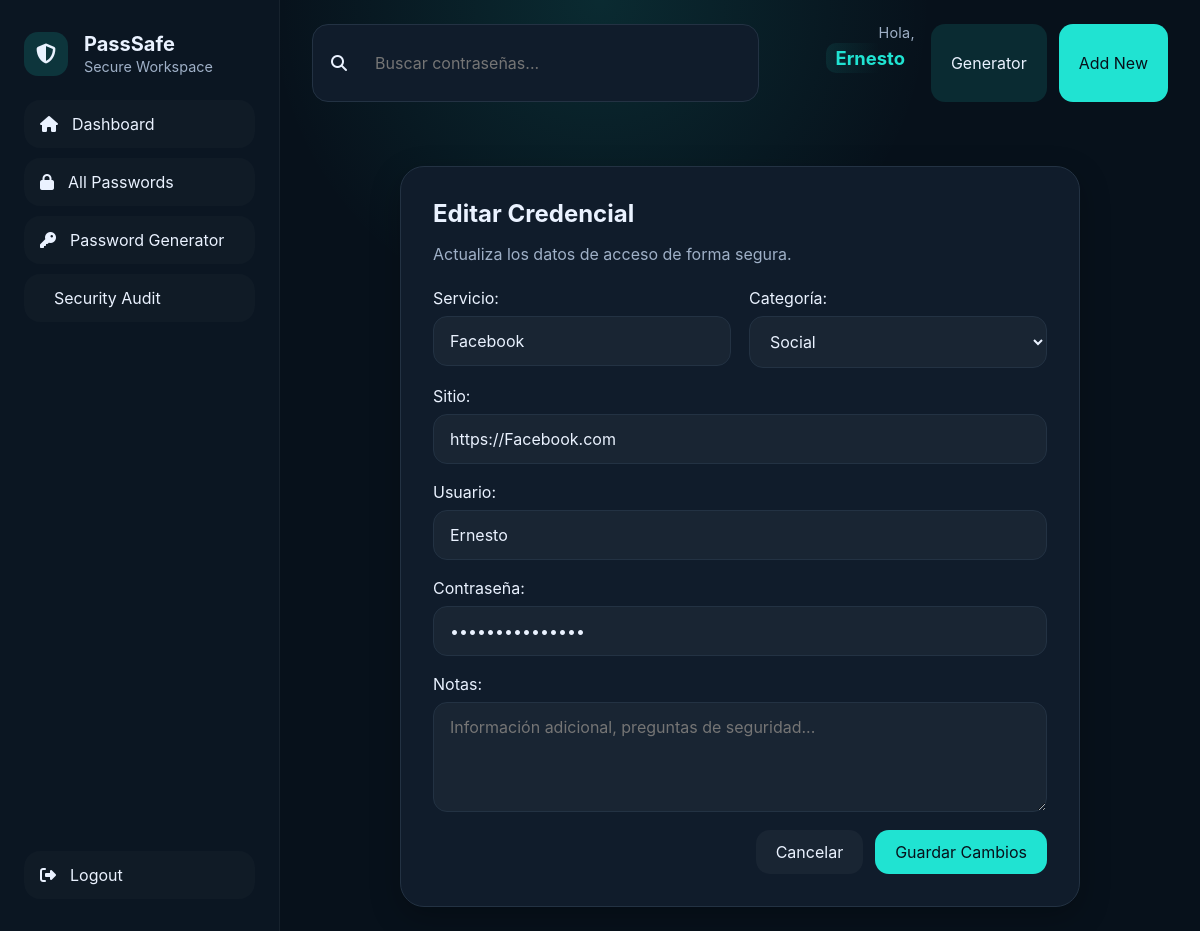
The app's page /vault/edit/12/ (signed in) with its own data.
### apps/accounts/models.py (models this page shows, shortened)
class PassSafeUser(AbstractUser):
    email = models.EmailField(unique=True)
    master_password_hint = models.CharField(
        max_length=255,
        blank=True,
        help_text='Hint for the master password',
    )

### apps/vault/models.py (models this page shows, shortened)
class Credential(models.Model):
    owner = models.ForeignKey(settings.AUTH_USER_MODEL, on_delete=models.CASCADE, related_name='credentials')
    service_name = models.CharField(max_length=120)
    category = models.CharField(max_length=32, choices=Category.choices, default=Category.OTHER)
    url = models.URLField(blank=True)
    username = models.CharField(max_length=150)
    password = models.CharField(max_length=255)
    notes = models.TextField(blank=True)
    favorite = models.BooleanField(default=False)
    created_at = models.DateTimeField(auto_now_add=True)
    updated_at = models.DateTimeField(auto_now=True)
    class Meta:
        ordering = ['-updated_at']

### apps/vault/views.py (the view)
# urls.py: path('edit/<int:pk>/', views.credential_edit_view, name='edit_credential'),
@login_required
def credential_edit_view(request, pk):
    credential = get_object_or_404(Credential, pk=pk, owner=request.user)
    if request.method == 'POST':
        form = CredentialForm(request.POST, instance=credential)
        if form.is_valid():
            form.save()
            messages.success(request, 'Credencial actualizada.')
            return redirect('vault:dashboard')
        messages.error(request, 'Por favor corrige los errores del formulario.')
    else:
        form = CredentialForm(instance=credential)
    return render(request, 'vault/credential_form.html', {
        'form': form,
        'credential': credential,
        'page_title': 'Editar Credencial',
        'subtitle': 'Actualiza los datos de acceso de forma segura.',
        'submit_label': 'Guardar Cambios',
    })

### apps/vault/templates/vault/credential_form.html (shortened to what this page needs)
{% extends 'base.html' %}
{% block content %}
<div class="modal-page">
  <div class="modal-card">
    <h1>{{ page_title }}</h1>
    <p class="subtitle">{{ subtitle }}</p>
    <form method="post" novalidate>
      <div class="form-grid">
        <div class="field">
          {{ form.service_name.label_tag }}
          {{ form.service_name }}
        </div>
        <div class="field">
          {{ form.category.label_tag }}
          {{ form.category }}
        </div>
      </div>
      <div class="field">
        {{ form.url.label_tag }}
        {{ form.url }}
      </div>
      <div class="field">
        {{ form.username.label_tag }}
        {{ form.username }}
      </div>
      <div class="field">
        {{ form.password.label_tag }}
        {{ form.password }}
      </div>
      <div class="field">
        {{ form.notes.label_tag }}
        {{ form.notes }}
      </div>
      <div class="action-row">
        <a href="{% url 'vault:dashboard' %}" class="button ghost">Cancelar</a>
        <button class="button primary" type="submit">{{ submit_label }}</button>
      </div>
    </form>
  </div>
</div>
{% endblock %}

### templates/base.html (shortened to what this page needs)
<!DOCTYPE html>
<html lang="es">
{% load static %}
<head>
  <link rel="stylesheet" href="https://cdnjs.cloudflare.com/ajax/libs/font-awesome/6.4.0/css/all.min.css" />
  <link rel="stylesheet" href="{% static 'css/base.css' %}">
</head>
<body>
  <div class="app-shell">
    {% if user.is_authenticated %}
    <aside class="sidebar">
      <div class="brand">
        <div class="brand-icon"><i class="fa-solid fa-shield-halved"></i></div>
        <div>
          <h1>PassSafe</h1>
          <span>Secure Workspace</span>
        </div>
      </div>
      <nav class="menu">
        <a href="{% url 'vault:dashboard' %}" class="menu-item"><i class="fa-solid fa-house"></i> Dashboard</a>
        <a href="{% url 'vault:dashboard' %}" class="menu-item"><i class="fa-solid fa-lock"></i> All Passwords</a>
        <a href="{% url 'generator:generate' %}" class="menu-item"><i class="fa-solid fa-key"></i> Password Generator</a>
        <a href="{% url 'audit:dashboard' %}" class="menu-item"> Security Audit</a>
      </nav>
      <div class="sidebar-footer">
        <a href="{% url 'accounts:logout' %}" class="menu-item"><i class="fa-solid fa-right-from-bracket"></i> Logout</a>
      </div>
    </aside>
    {% endif %}
    <main class="main-content">
      {% if user.is_authenticated %}
      <header class="topbar">
        <form class="search-bar" action="{% url 'vault:dashboard' %}" method="get">
          <i class="fa-solid fa-magnifying-glass"></i>
          <input type="search" name="q" placeholder="Buscar contraseñas..." value="{{ request.GET.q|default_if_none:'' }}">
        </form>
        <div class="user-welcome">
          <div class="user-greeting">Hola,</div>
          <div class="user-name">{{ request.user.username }}</div>
        </div>
        <div class="top-actions">
          <a href="{% url 'generator:generate' %}" class="button secondary">Generator</a>
          <a href="{% url 'vault:add_credential' %}" class="button primary">Add New</a>
        </div>
      </header>
      {% endif %}
      <section class="page-content">
        {% block content %}{% endblock %}
      </section>
    </main>
  </div>
</body>
</html>

### passsafe/static/css/base.css (style rules this page uses)
:root { --bg-primary: #07111B; --bg-secondary: #0B1622; --bg-card: #101C2B; --border-color: #233243; --text-primary: #EAF2FF; --text-secondary: #9FB0C7; --accent: #20E3D2; --accent-hover: #12CABB; --danger: #FF6B81; --warning: #FFB84D; --success: #2EE6A6; }
* { box-sizing: border-box; }
body { margin: 0; font-family: 'Inter', sans-serif; background: radial-gradient(circle at top, rgba(32,227,210,.12), transparent 30%), var(--bg-primary); color: var(--text-primary); min-height: 100vh; }
a { color: inherit; text-decoration: none; }
button, input, select, textarea { font: inherit; }
button { cursor: pointer; }
.app-shell { display: flex; min-height: 100vh; }
.sidebar { width: 280px; background: var(--bg-secondary); border-right: 1px solid rgba(255,255,255,.05); padding: 32px 24px; display: flex; flex-direction: column; gap: 24px; }
.brand { display: flex; align-items: center; gap: 16px; }
.brand-icon { width: 44px; height: 44px; background: rgba(32,227,210,.15); border-radius: 14px; display: grid; place-items: center; font-size: 20px; }
.brand h1 { margin: 0; font-size: 1.25rem; }
.brand span { color: var(--text-secondary); font-size: .9rem; }
.menu { display: flex; flex-direction: column; gap: 10px; }
.menu-item { display: flex; align-items: center; gap: 14px; padding: 14px 16px; border-radius: 16px; color: var(--text-primary); background: rgba(255,255,255,.02); transition: background .2s ease; }
.sidebar-footer { margin-top: auto; }
.main-content { flex: 1; padding: 24px 32px; }
.topbar { display: flex; justify-content: space-between; gap: 16px; margin-bottom: 24px; }
.user-welcome { display: flex; flex-direction: column; align-items: flex-end; gap: 2px; min-width: 140px; }
.user-welcome .user-greeting { font-size: 0.9rem; color: var(--text-secondary); letter-spacing: 0.02em; }
.user-welcome .user-name { font-family: 'Inter', 'Poppins', system-ui, -apple-system, "Segoe UI", Roboto, "Helvetica Neue", Arial; font-size: 1.15rem; line-height: 1; font-weight: 700; color: var(--text-primary); background: linear-gradient(90deg, rgba(32,227,210,0.09), transparent 60%); padding: 6px 10px; border-radius: 10px; color: var(--accent); }
.user-welcome .user-name::first-letter { text-transform: uppercase; }
.search-bar { display: flex; align-items: center; gap: 12px; background: var(--bg-card); border: 1px solid var(--border-color); border-radius: 16px; padding: 14px 18px; flex: 1; }
.search-bar input { width: 100%; background: transparent; border: none; color: var(--text-primary); outline: none; }
.top-actions { display: flex; gap: 12px; }
.button { border: none; padding: 14px 20px; border-radius: 14px; transition: transform .2s ease, background .2s ease; display: inline-flex; align-items: center; justify-content: center; gap: 8px; line-height: 1; vertical-align: middle; }
.button.primary { background: var(--accent); color: #07111B; }
.button.secondary { background: rgba(32,227,210,.12); color: var(--text-primary); }
.button.tertiary, .button.ghost { background: rgba(255,255,255,.04); color: var(--text-primary); }
.page-content { min-height: calc(100vh - 130px); }
.auth-page, .modal-page, .generator-page, .audit-page { display: flex; justify-content: center; padding-top: 40px; }
.auth-card, .modal-card, .generator-card, .audit-card { width: 100%; max-width: 680px; background: var(--bg-card); border: 1px solid var(--border-color); box-shadow: 0 10px 30px rgba(0,0,0,.25); border-radius: 24px; padding: 32px; }
.auth-card h1, .modal-card h1, .generator-card h1, .audit-card h1 { margin: 0 0 12px; }
.subtitle { color: var(--text-secondary); margin-bottom: 24px; }
.field { display: flex; flex-direction: column; gap: 8px; margin-bottom: 18px; }
input, select, textarea { border: 1px solid var(--border-color); background: rgba(255,255,255,.04); color: var(--text-primary); border-radius: 14px; padding: 14px 16px; outline: none; }
textarea { resize: vertical; }
.form-grid { display: grid; grid-template-columns: repeat(2, minmax(0, 1fr)); gap: 18px; }
.action-row { display: flex; justify-content: flex-end; gap: 12px; margin-top: 16px; }

### records on screen
PassSafeUser: user.username "Ernesto"
Credential: service_name "Facebook", category "Social", url "https://Facebook.com", username "Ernesto"

### other values on screen
{{ page_title }} "Editar Credencial"
{{ subtitle }} "Actualiza los datos de acceso de forma segura."
{{ submit_label }} "Guardar Cambios"
